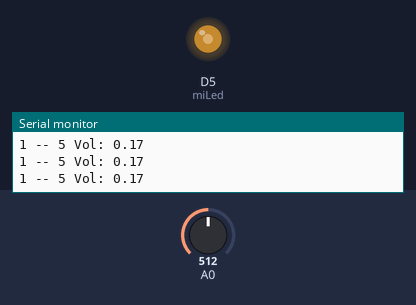
Bench run of a sketch on a simulated ESP8266 (NodeMCU). Parts: output pins drawn as LEDs (lit = HIGH), the last lines printed to the serial monitor. Inputs (shaded band) come from the test bench; at power-on: A0 = 512.

Above: at 1.4 s.
1.5 s: A0 set to 552
3.0 s: A0 set to 584
At 4.1 s:
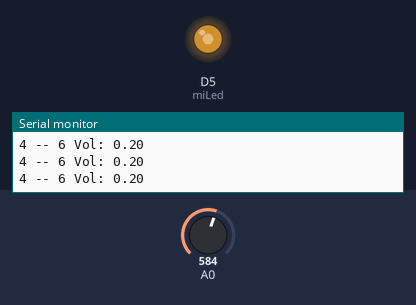
4.6 s: A0 set to 1023
At 5.4 s:
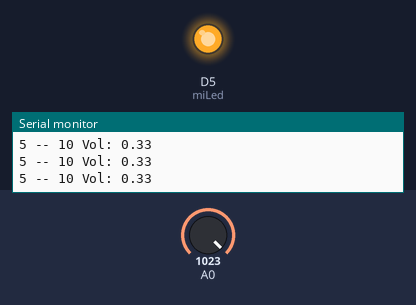
6.5 s: A0 set to 781
At 7.3 s:
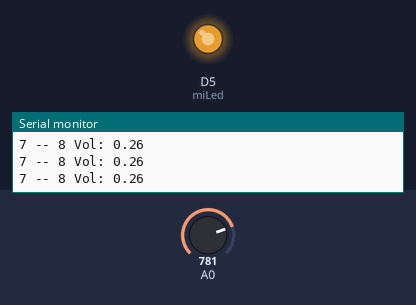
8.2 s: A0 set to 762
At 9.6 s:
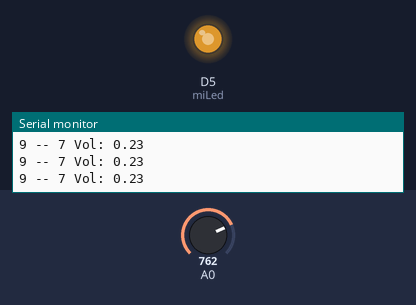
Timing chart, 0 to 10.8 s (numbered marks = the images above; inputs shaded):
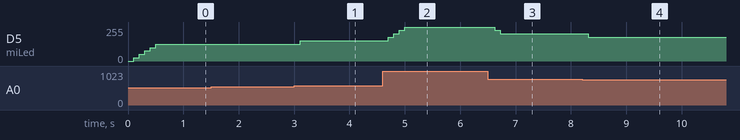

Measured:
- after the input at 3.0 s, D5 (miLed): 127/255 → 153/255 after 0.11 s
- after the input at 4.6 s, D5 (miLed): 153/255 → 178/255 after 0.10 s, → 204/255 0.10 s later, → 229/255 0.10 s later, → 255/255 0.10 s later
- after the input at 6.5 s, D5 (miLed): 255/255 → 229/255 after 0.12 s, → 204/255 0.10 s later
- after the input at 8.2 s, D5 (miLed): 204/255 → 178/255 after 0.11 s

The sketch:

1W_Power_Version_2.ino
```cpp
#define miLed D5

long tiempo = 0;

// Control manual
int entrada = 0;
int entradaAnt = 0;
int maxPasoIntensidad = 10; // Niveles de luz posibles.
int tmpVariacionLuz = 100; //tiempo en el que la luz permanece, en ms.

// Control página web


void setup() {
  pinMode(miLed, OUTPUT);
  analogWriteRange(4096); // Rango de valores a la salida PWM
  Serial.begin(9600);
}

// the loop function runs over and over again forever
void loop() {

    tiempo = millis()/1000;

    // A) Control Manual
    // a1) valor de la entrada
    entrada = analogRead(A0);
    entrada = map(entrada,15,1024,0,maxPasoIntensidad);
    if (entrada!=entradaAnt) { suavizado(entrada,entradaAnt); }
    Serial.println(String (tiempo) +" -- "+ String (entrada)+ " Vol: "+ String (entrada*3.3/100) );
    // a2) valor entrada antigua
    entradaAnt = entrada;

    // B) Control por página Web
    // https://randomnerdtutorials.com/esp8266-web-server-spiffs-nodemcu/
    // https://randomnerdtutorials.com/install-esp8266-filesystem-uploader-arduino-ide/


}

// =========
// FUNCIONES
// =========

// **********************************************
// funcion que suaviza los cambios bruscos de luz
// **********************************************
void suavizado(int a, int b) {
   if (a>b) {
      for (int i = b; i<=a; i++) {
          analogWrite(miLed,map(i,0,maxPasoIntensidad,0,4096));
          delay(tmpVariacionLuz);
      }
   } else if (b>a) {
      for (int i = b; i>=a; i--) {
          analogWrite(miLed,map(i,0,maxPasoIntensidad,0,4096));
          delay(tmpVariacionLuz);
      }
   }
}
```
